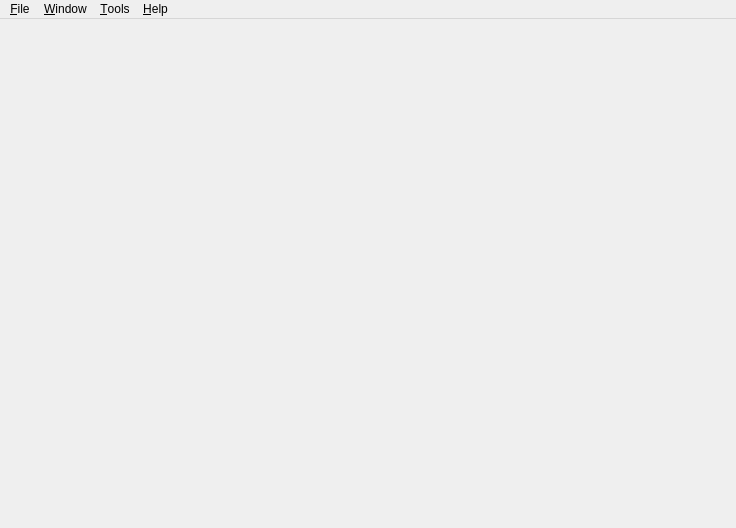
<?xml version="1.0" encoding="UTF-8"?>
<ui version="4.0">
 <class>MainWindow</class>
 <widget class="QMainWindow" name="MainWindow">
  <property name="geometry">
   <rect>
    <x>0</x>
    <y>0</y>
    <width>736</width>
    <height>528</height>
   </rect>
  </property>
  <property name="windowTitle">
   <string>QRenderDoc</string>
  </property>
  <property name="windowIcon">
   <iconset resource="resources.qrc">
    <normaloff>:/res/icon.ico</normaloff>:/res/icon.ico</iconset>
  </property>
  <property name="styleSheet">
   <string notr="true">QMainWindow::separator {
		background: rgb(80, 80, 80);
		width: 1px;
		height: 1px;
	}</string>
  </property>
  <property name="iconSize">
   <size>
    <width>128</width>
    <height>128</height>
   </size>
  </property>
  <property name="dockOptions">
   <set>QMainWindow::AllowNestedDocks|QMainWindow::AllowTabbedDocks</set>
  </property>
  <widget class="QWidget" name="centralWidget">
   <property name="autoFillBackground">
    <bool>false</bool>
   </property>
   <layout class="QGridLayout" name="gridLayout"/>
  </widget>
  <widget class="QMenuBar" name="menuBar">
   <property name="geometry">
    <rect>
     <x>0</x>
     <y>0</y>
     <width>736</width>
     <height>18</height>
    </rect>
   </property>
   <widget class="QMenu" name="menuFile">
    <property name="title">
     <string>&amp;File</string>
    </property>
    <addaction name="action_Capture_Log"/>
    <addaction name="action_Attach_to_Running_Instance"/>
    <addaction name="separator"/>
    <addaction name="action_Open_Log"/>
    <addaction name="action_Exit"/>
   </widget>
   <widget class="QMenu" name="menuWindow">
    <property name="title">
     <string>&amp;Window</string>
    </property>
    <addaction name="action_Event_Viewer"/>
    <addaction name="action_Texture_Viewer"/>
    <addaction name="action_Pipeline_State"/>
   </widget>
   <widget class="QMenu" name="menuTools">
    <property name="title">
     <string>&amp;Tools</string>
    </property>
    <addaction name="action_Resolve_Symbols"/>
    <addaction name="action_Log_Statistics"/>
    <addaction name="separator"/>
    <addaction name="action_Options"/>
   </widget>
   <widget class="QMenu" name="menuHelp">
    <property name="title">
     <string>&amp;Help</string>
    </property>
    <addaction name="actionView_Documentation"/>
    <addaction name="actionView_Diagnostic_Log_File"/>
    <addaction name="separator"/>
    <addaction name="actionUpdate"/>
    <addaction name="separator"/>
    <addaction name="actionSource_on_github"/>
    <addaction name="actionDeveloper_Forums"/>
    <addaction name="action_About"/>
   </widget>
   <addaction name="menuFile"/>
   <addaction name="menuWindow"/>
   <addaction name="menuTools"/>
   <addaction name="menuHelp"/>
  </widget>
  <action name="actionView_Diagnostic_Log_File">
   <property name="text">
    <string>View Diagnostic &amp;Log File</string>
   </property>
  </action>
  <action name="actionUpdate">
   <property name="enabled">
    <bool>false</bool>
   </property>
   <property name="icon">
    <iconset resource="resources.qrc">
     <normaloff>:/res/hourglass.png</normaloff>:/res/hourglass.png</iconset>
   </property>
   <property name="text">
    <string>No update available</string>
   </property>
   <property name="visible">
    <bool>true</bool>
   </property>
  </action>
  <action name="actionSource_on_github">
   <property name="text">
    <string>Source on github</string>
   </property>
  </action>
  <action name="actionDeveloper_Forums">
   <property name="text">
    <string>Developer Forums</string>
   </property>
  </action>
  <action name="action_About">
   <property name="text">
    <string>&amp;About</string>
   </property>
   <property name="menuRole">
    <enum>QAction::AboutRole</enum>
   </property>
  </action>
  <action name="actionView_Documentation">
   <property name="text">
    <string>View &amp;Documentation</string>
   </property>
   <property name="shortcut">
    <string>F1</string>
   </property>
  </action>
  <action name="action_Resolve_Symbols">
   <property name="text">
    <string>&amp;Resolve Symbols</string>
   </property>
  </action>
  <action name="action_Log_Statistics">
   <property name="text">
    <string>&amp;Log Statistics</string>
   </property>
  </action>
  <action name="action_Options">
   <property name="text">
    <string>&amp;Options</string>
   </property>
  </action>
  <action name="action_Event_Viewer">
   <property name="text">
    <string>&amp;Event Viewer</string>
   </property>
  </action>
  <action name="action_Texture_Viewer">
   <property name="text">
    <string>&amp;Texture Viewer</string>
   </property>
  </action>
  <action name="action_Pipeline_State">
   <property name="text">
    <string>&amp;Pipeline State</string>
   </property>
  </action>
  <action name="action_Capture_Log">
   <property name="text">
    <string>&amp;Capture Log</string>
   </property>
  </action>
  <action name="action_Attach_to_Running_Instance">
   <property name="text">
    <string>&amp;Attach to Running Instance</string>
   </property>
  </action>
  <action name="action_Open_Log">
   <property name="text">
    <string>&amp;Open Log</string>
   </property>
  </action>
  <action name="action_Exit">
   <property name="text">
    <string>&amp;Exit</string>
   </property>
   <property name="menuRole">
    <enum>QAction::QuitRole</enum>
   </property>
  </action>
 </widget>
 <layoutdefault spacing="6" margin="11"/>
 <resources>
  <include location="resources.qrc"/>
 </resources>
 <connections/>
</ui>
